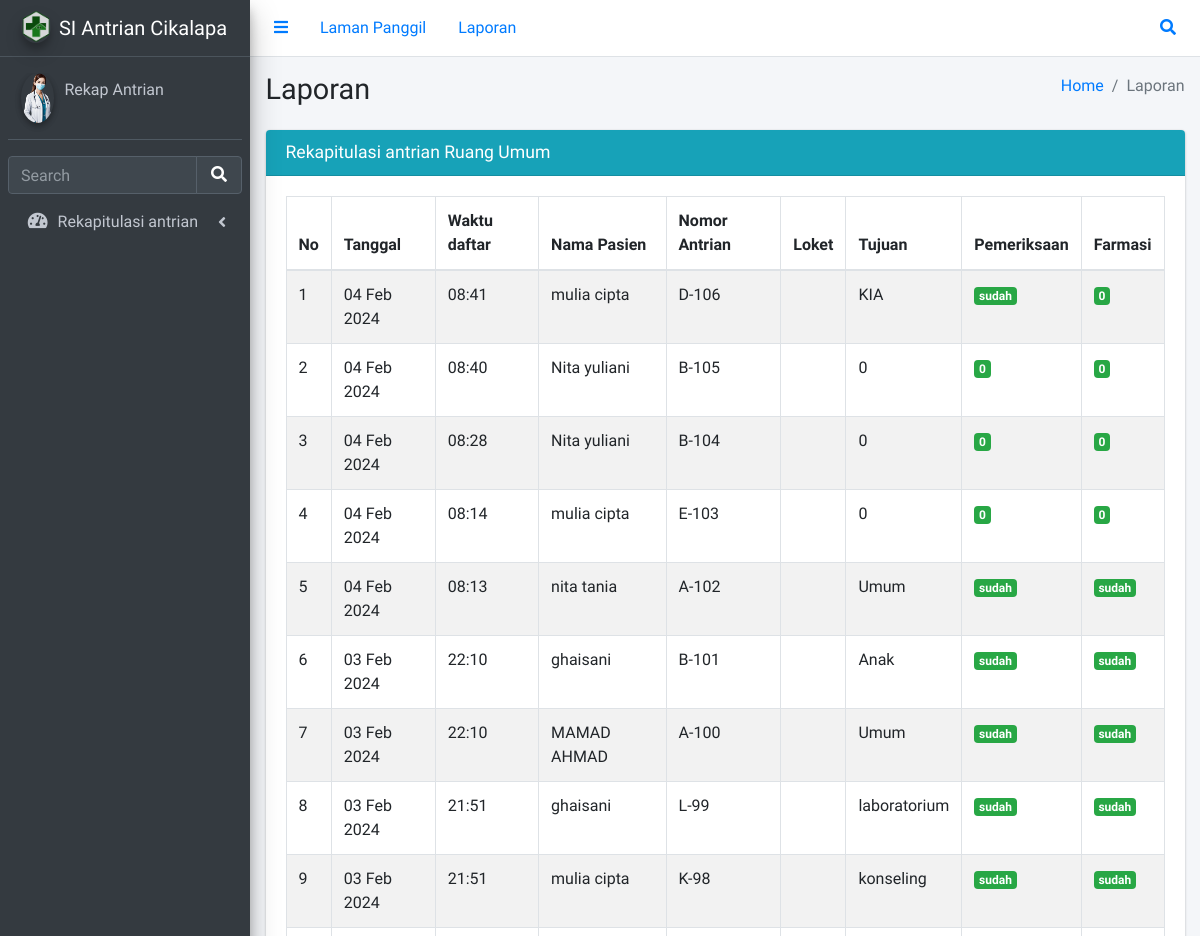
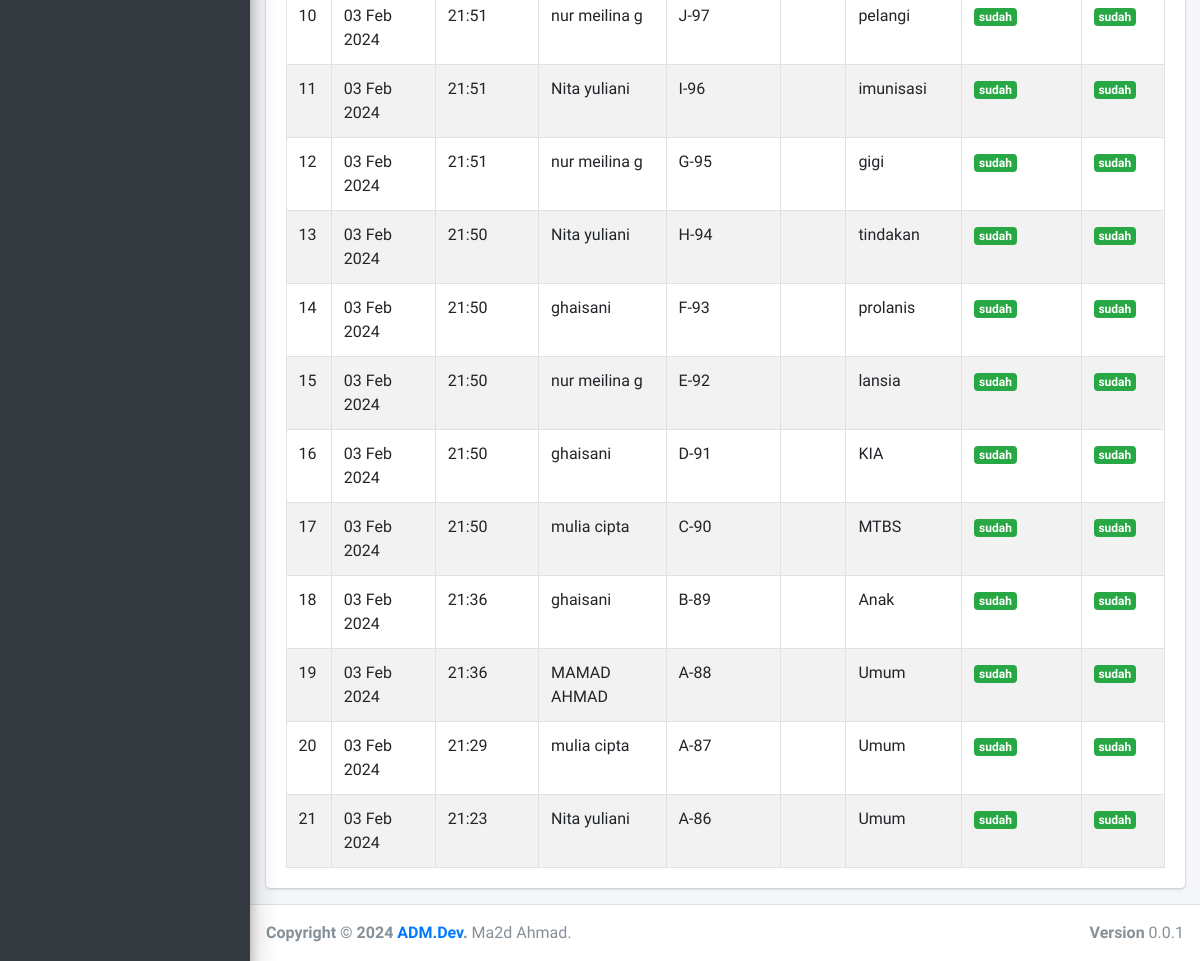
Page /laporanfarmasi.php on the earlier database version (2 pictures, top to bottom).
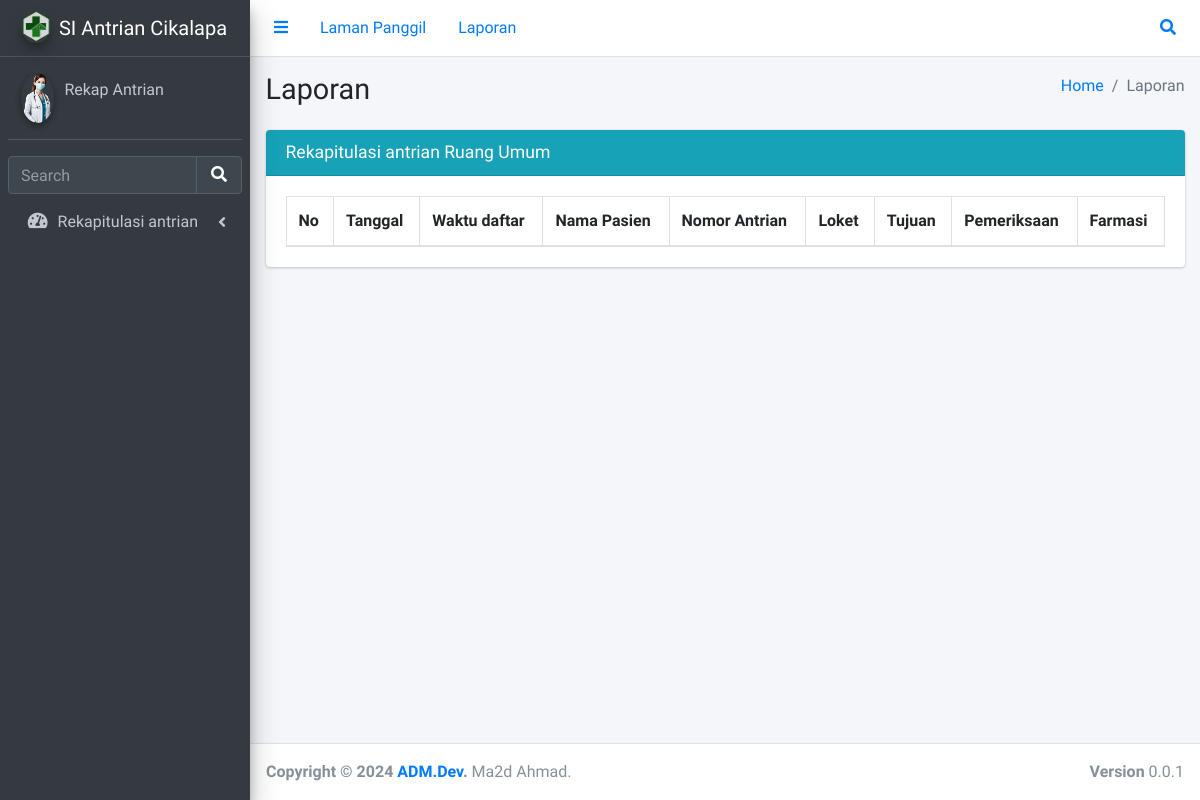
Same page on the later database version.
### tables this page shows
CREATE TABLE `tabelrekap` (
  `id` int(11) NOT NULL,
  `tanggal` varchar(20) NOT NULL,
  `waktu` varchar(10) NOT NULL,
  `nama` varchar(50) NOT NULL,
  `nomor` int(11) NOT NULL,
  `huruf` varchar(12) NOT NULL,
  `loket` varchar(12) NOT NULL,
  `ke_loket` varchar(1) DEFAULT NULL,
  `ruang` varchar(30) NOT NULL,
  `panggil` varchar(12) NOT NULL,
  `farmasi` varchar(10) NOT NULL
);

### laporanfarmasi.php (the view, shortened to what the changed rows need)
<?php
include "koneksi.php";
?>
<!DOCTYPE html>
<html lang="en">
<head>
  <link rel="stylesheet" href="plugins/fontawesome-free/css/all.min.css">
  <link rel="stylesheet" href="plugins/datatables-bs4/css/dataTables.bootstrap4.min.css">
  <link rel="stylesheet" href="plugins/datatables-responsive/css/responsive.bootstrap4.min.css">
  <link rel="stylesheet" href="plugins/datatables-buttons/css/buttons.bootstrap4.min.css">
  <link rel="stylesheet" href="css/adminlte.min.css">
</head>
<body class="hold-transition sidebar-mini">
<div class="wrapper">
  <div class="content-wrapper">
    <section class="content-header">
      <div class="container-fluid">
        <div class="row mb-2">
          <div class="col-sm-6">
            <h1>Laporan</h1>
          </div>
        </div>
      </div>
    </section>
    <section class="content">
      <div class="container-fluid">
        <div class="row">
          <div class="col-12">
            <div class="card">
              <div class="card-body">
                <table id="example1" class="table table-bordered table-striped">
                  <thead>
                    <tr>
                      <th>No</th>
                      <th>Tanggal</th>
                      <th>Waktu daftar</th>
                      <th>Nama Pasien</th>
                      <th>Nomor Antrian</th>
                      <th>Loket</th>
                      <th>Tujuan</th>
                      <th>Pemeriksaan</th>
                      <th>Farmasi</th>
                    </tr>
                  </thead>
                  <tbody>
                  <?php
                    $sql = "SELECT tanggal, waktu, nama, huruf, nomor, loket, ke_loket, ruang, panggil, farmasi FROM tabelrekap ORDER BY id DESC";
                    $result = mysqli_query($konek, $sql);
                    $no = 1;
                    while ($item = mysqli_fetch_array($result)){
                    ?>
                      <tr>
                        <td><?= $no; ?></td>
                        <td><?= $item['tanggal']; ?></td>
                        <td><?= $item['waktu']; ?></td>
                        <td><?= $item['nama']; ?></td>
                        <td><?= $item['huruf']; ?>-<?= $item['nomor'];?></td>
                        <td><?= $item['ke_loket']; ?></td>
                        <td><?= $item['ruang']; ?></td>
                        <td><?php
                          $panggil = $item['panggil'];
                          if($panggil =='menunggu') {
                            echo"<span class='badge bg-warning'>$panggil</span>";
                          } else {
                            echo"<span class='badge bg-success'>$panggil</span>";
                          }
                        ?></td>
                        <td><?php
                          $farmasi = $item['farmasi'];
                          if($farmasi =='menunggu') {
                            echo"<span class='badge bg-warning'>$farmasi</span>";
                          } else {
                            echo"<span class='badge bg-success'>$farmasi</span>";
                          }
                        ?></td>
                      </tr>
                  <?php $no++;  } ?>
                  </tbody>
                </table>
              </div>
            </div>
          </div>
        </div>
      </div>
    </section>
  </div>
</div>
</body>
</html>

Differences in the rows shown:
removed tabelrekap: tanggal "04 Feb 2024", waktu "08:41", nama "mulia cipta", huruf "D", nomor "106", ruang "KIA", panggil "sudah", farmasi "0"
removed tabelrekap: tanggal "04 Feb 2024", waktu "08:40", nama "Nita yuliani", huruf "B", nomor "105", ruang "0", panggil "0", farmasi "0"
removed tabelrekap: tanggal "04 Feb 2024", waktu "08:28", nama "Nita yuliani", huruf "B", nomor "104", ruang "0", panggil "0", farmasi "0"
removed tabelrekap: tanggal "04 Feb 2024", waktu "08:14", nama "mulia cipta", huruf "E", nomor "103", ruang "0", panggil "0", farmasi "0"
removed tabelrekap: tanggal "04 Feb 2024", waktu "08:13", nama "nita tania", huruf "A", nomor "102", ruang "Umum", panggil "sudah", farmasi "sudah"
removed tabelrekap: tanggal "03 Feb 2024", waktu "22:10", nama "ghaisani", huruf "B", nomor "101", ruang "Anak", panggil "sudah", farmasi "sudah"
removed tabelrekap: tanggal "03 Feb 2024", waktu "22:10", nama "MAMAD AHMAD", huruf "A", nomor "100", ruang "Umum", panggil "sudah", farmasi "sudah"
removed tabelrekap: tanggal "03 Feb 2024", waktu "21:51", nama "ghaisani", huruf "L", nomor "99", ruang "laboratorium", panggil "sudah", farmasi "sudah"
removed tabelrekap: tanggal "03 Feb 2024", waktu "21:51", nama "mulia cipta", huruf "K", nomor "98", ruang "konseling", panggil "sudah", farmasi "sudah"
removed tabelrekap: tanggal "03 Feb 2024", waktu "21:51", nama "nur meilina g", huruf "J", nomor "97", ruang "pelangi", panggil "sudah", farmasi "sudah"
removed tabelrekap: tanggal "03 Feb 2024", waktu "21:51", nama "Nita yuliani", huruf "I", nomor "96", ruang "imunisasi", panggil "sudah", farmasi "sudah"
removed tabelrekap: tanggal "03 Feb 2024", waktu "21:51", nama "nur meilina g", huruf "G", nomor "95", ruang "gigi", panggil "sudah", farmasi "sudah"
removed tabelrekap: tanggal "03 Feb 2024", waktu "21:50", nama "Nita yuliani", huruf "H", nomor "94", ruang "tindakan", panggil "sudah", farmasi "sudah"
removed tabelrekap: tanggal "03 Feb 2024", waktu "21:50", nama "ghaisani", huruf "F", nomor "93", ruang "prolanis", panggil "sudah", farmasi "sudah"
removed tabelrekap: tanggal "03 Feb 2024", waktu "21:50", nama "nur meilina g", huruf "E", nomor "92", ruang "lansia", panggil "sudah", farmasi "sudah"
removed tabelrekap: tanggal "03 Feb 2024", waktu "21:50", nama "ghaisani", huruf "D", nomor "91", ruang "KIA", panggil "sudah", farmasi "sudah"
removed tabelrekap: tanggal "03 Feb 2024", waktu "21:50", nama "mulia cipta", huruf "C", nomor "90", ruang "MTBS", panggil "sudah", farmasi "sudah"
removed tabelrekap: tanggal "03 Feb 2024", waktu "21:36", nama "ghaisani", huruf "B", nomor "89", ruang "Anak", panggil "sudah", farmasi "sudah"
removed tabelrekap: tanggal "03 Feb 2024", waktu "21:36", nama "MAMAD AHMAD", huruf "A", nomor "88", ruang "Umum", panggil "sudah", farmasi "sudah"
removed tabelrekap: tanggal "03 Feb 2024", waktu "21:29", nama "mulia cipta", huruf "A", nomor "87", ruang "Umum", panggil "sudah", farmasi "sudah"
removed tabelrekap: tanggal "03 Feb 2024", waktu "21:23", nama "Nita yuliani", huruf "A", nomor "86", ruang "Umum", panggil "sudah", farmasi "sudah"
